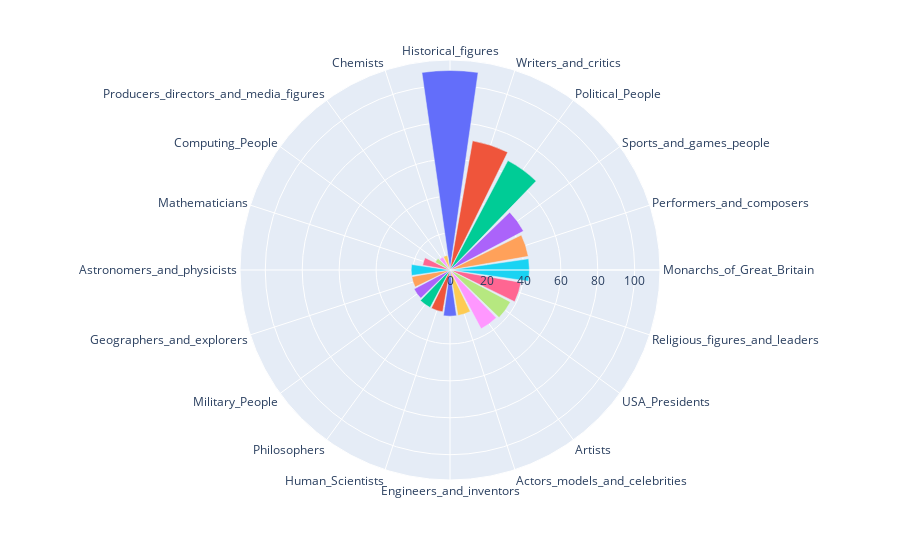

The code cell stored with this chart in its notebook:
### Code cell
# Count for each people category
people_categories = pd.DataFrame(main_people_selection.value_counts('category'))
people_categories.index = [cat.replace('subject.People.', '') for cat in people_categories.index]
people_categories['category'] = people_categories.index

# Do a beautiful plot
fig = px.bar_polar(people_categories, r="count", theta="category", color= colors_categories)
fig.update_layout(showlegend=False)
fig.show()
#Export html for the website
fig.write_html("docs/people_categories.html")

### Figure 1 — Plotly figure (JSON) as saved in the notebook; plotly's stock layout.template omitted (floating-point values rounded to 4 significant figures)
{"data": [{"hovertemplate": "color=#F3C300<br>count=%{r}<br>category=%{theta}<extra></extra>", "legendgroup": "#F3C300", "marker": {"color": "#636efa", "pattern": {"shape": ""}}, "name": "#F3C300", "r": [108], "showlegend": true, "subplot": "polar", "theta": ["Historical_figures"], "type": "barpolar"}, {"hovertemplate": "color=#875692<br>count=%{r}<br>category=%{theta}<extra></extra>", "legendgroup": "#875692", "marker": {"color": "#EF553B", "pattern": {"shape": ""}}, "name": "#875692", "r": [71], "showlegend": true, "subplot": "polar", "theta": ["Writers_and_critics"], "type": "barpolar"}, {"hovertemplate": "color=#F38400<br>count=%{r}<br>category=%{theta}<extra></extra>", "legendgroup": "#F38400", "marker": {"color": "#00cc96", "pattern": {"shape": ""}}, "name": "#F38400", "r": [67], "showlegend": true, "subplot": "polar", "theta": ["Political_People"], "type": "barpolar"}, {"hovertemplate": "color=#A1CAF1<br>count=%{r}<br>category=%{theta}<extra></extra>", "legendgroup": "#A1CAF1", "marker": {"color": "#ab63fa", "pattern": {"shape": ""}}, "name": "#A1CAF1", "r": [45], "showlegend": true, "subplot": "polar", "theta": ["Sports_and_games_people"], "type": "barpolar"}, {"hovertemplate": "color=#BE0032<br>count=%{r}<br>category=%{theta}<extra></extra>", "legendgroup": "#BE0032", "marker": {"color": "#FFA15A", "pattern": {"shape": ""}}, "name": "#BE0032", "r": [43], "showlegend": true, "subplot": "polar", "theta": ["Performers_and_composers"], "type": "barpolar"}, {"hovertemplate": "color=#C2B280<br>count=%{r}<br>category=%{theta}<extra></extra>", "legendgroup": "#C2B280", "marker": {"color": "#19d3f3", "pattern": {"shape": ""}}, "name": "#C2B280", "r": [43], "showlegend": true, "subplot": "polar", "theta": ["Monarchs_of_Great_Britain"], "type": "barpolar"}, {"hovertemplate": "color=#848482<br>count=%{r}<br>category=%{theta}<extra></extra>", "legendgroup": "#848482", "marker": {"color": "#FF6692", "pattern": {"shape": ""}}, "name": "#848482", "r": [39], "showlegend": true, "subplot": "polar", "theta": ["Religious_figures_and_leaders"], "type": "barpolar"}, {"hovertemplate": "color=#008856<br>count=%{r}<br>category=%{theta}<extra></extra>", "legendgroup": "#008856", "marker": {"color": "#B6E880", "pattern": {"shape": ""}}, "name": "#008856", "r": [37], "showlegend": true, "subplot": "polar", "theta": ["USA_Presidents"], "type": "barpolar"}, {"hovertemplate": "color=#E68FAC<br>count=%{r}<br>category=%{theta}<extra></extra>", "legendgroup": "#E68FAC", "marker": {"color": "#FF97FF", "pattern": {"shape": ""}}, "name": "#E68FAC", "r": [36], "showlegend": true, "subplot": "polar", "theta": ["Artists"], "type": "barpolar"}, {"hovertemplate": "color=#0067A5<br>count=%{r}<br>category=%{theta}<extra></extra>", "legendgroup": "#0067A5", "marker": {"color": "#FECB52", "pattern": {"shape": ""}}, "name": "#0067A5", "r": [25], "showlegend": true, "subplot": "polar", "theta": ["Actors_models_and_celebrities"], "type": "barpolar"}, {"hovertemplate": "color=#F99379<br>count=%{r}<br>category=%{theta}<extra></extra>", "legendgroup": "#F99379", "marker": {"color": "#636efa", "pattern": {"shape": ""}}, "name": "#F99379", "r": [25], "showlegend": true, "subplot": "polar", "theta": ["Engineers_and_inventors"], "type": "barpolar"}, {"hovertemplate": "color=#604E97<br>count=%{r}<br>category=%{theta}<extra></extra>", "legendgroup": "#604E97", "marker": {"color": "#EF553B", "pattern": {"shape": ""}}, "name": "#604E97", "r": [23], "showlegend": true, "subplot": "polar", "theta": ["Human_Scientists"], "type": "barpolar"}, {"hovertemplate": "color=#F6A600<br>count=%{r}<br>category=%{theta}<extra></extra>", "legendgroup": "#F6A600", "marker": {"color": "#00cc96", "pattern": {"shape": ""}}, "name": "#F6A600", "r": [23], "showlegend": true, "subplot": "polar", "theta": ["Philosophers"], "type": "barpolar"}, {"hovertemplate": "color=#B3446C<br>count=%{r}<br>category=%{theta}<extra></extra>", "legendgroup": "#B3446C", "marker": {"color": "#ab63fa", "pattern": {"shape": ""}}, "name": "#B3446C", "r": [22], "showlegend": true, "subplot": "polar", "theta": ["Military_People"], "type": "barpolar"}, {"hovertemplate": "color=#DCD300<br>count=%{r}<br>category=%{theta}<extra></extra>", "legendgroup": "#DCD300", "marker": {"color": "#FFA15A", "pattern": {"shape": ""}}, "name": "#DCD300", "r": [21], "showlegend": true, "subplot": "polar", "theta": ["Geographers_and_explorers"], "type": "barpolar"}, {"hovertemplate": "color=#882D17<br>count=%{r}<br>category=%{theta}<extra></extra>", "legendgroup": "#882D17", "marker": {"color": "#19d3f3", "pattern": {"shape": ""}}, "name": "#882D17", "r": [21], "showlegend": true, "subplot": "polar", "theta": ["Astronomers_and_physicists"], "type": "barpolar"}, {"hovertemplate": "color=#8DB600<br>count=%{r}<br>category=%{theta}<extra></extra>", "legendgroup": "#8DB600", "marker": {"color": "#FF6692", "pattern": {"shape": ""}}, "name": "#8DB600", "r": [15], "showlegend": true, "subplot": "polar", "theta": ["Mathematicians"], "type": "barpolar"}, {"hovertemplate": "color=#654522<br>count=%{r}<br>category=%{theta}<extra></extra>", "legendgroup": "#654522", "marker": {"color": "#B6E880", "pattern": {"shape": ""}}, "name": "#654522", "r": [9], "showlegend": true, "subplot": "polar", "theta": ["Computing_People"], "type": "barpolar"}, {"hovertemplate": "color=#E25822<br>count=%{r}<br>category=%{theta}<extra></extra>", "legendgroup": "#E25822", "marker": {"color": "#FF97FF", "pattern": {"shape": ""}}, "name": "#E25822", "r": [8], "showlegend": true, "subplot": "polar", "theta": ["Producers_directors_and_media_figures"], "type": "barpolar"}, {"hovertemplate": "color=#2B3D26<br>count=%{r}<br>category=%{theta}<extra></extra>", "legendgroup": "#2B3D26", "marker": {"color": "#FECB52", "pattern": {"shape": ""}}, "name": "#2B3D26", "r": [8], "showlegend": true, "subplot": "polar", "theta": ["Chemists"], "type": "barpolar"}], "layout": {"barmode": "relative", "legend": {"title": {"text": "color"}, "tracegroupgap": 0}, "margin": {"t": 60}, "polar": {"angularaxis": {"direction": "clockwise", "rotation": 90}, "domain": {"x": [0, 1], "y": [0, 1]}}, "showlegend": false}}
